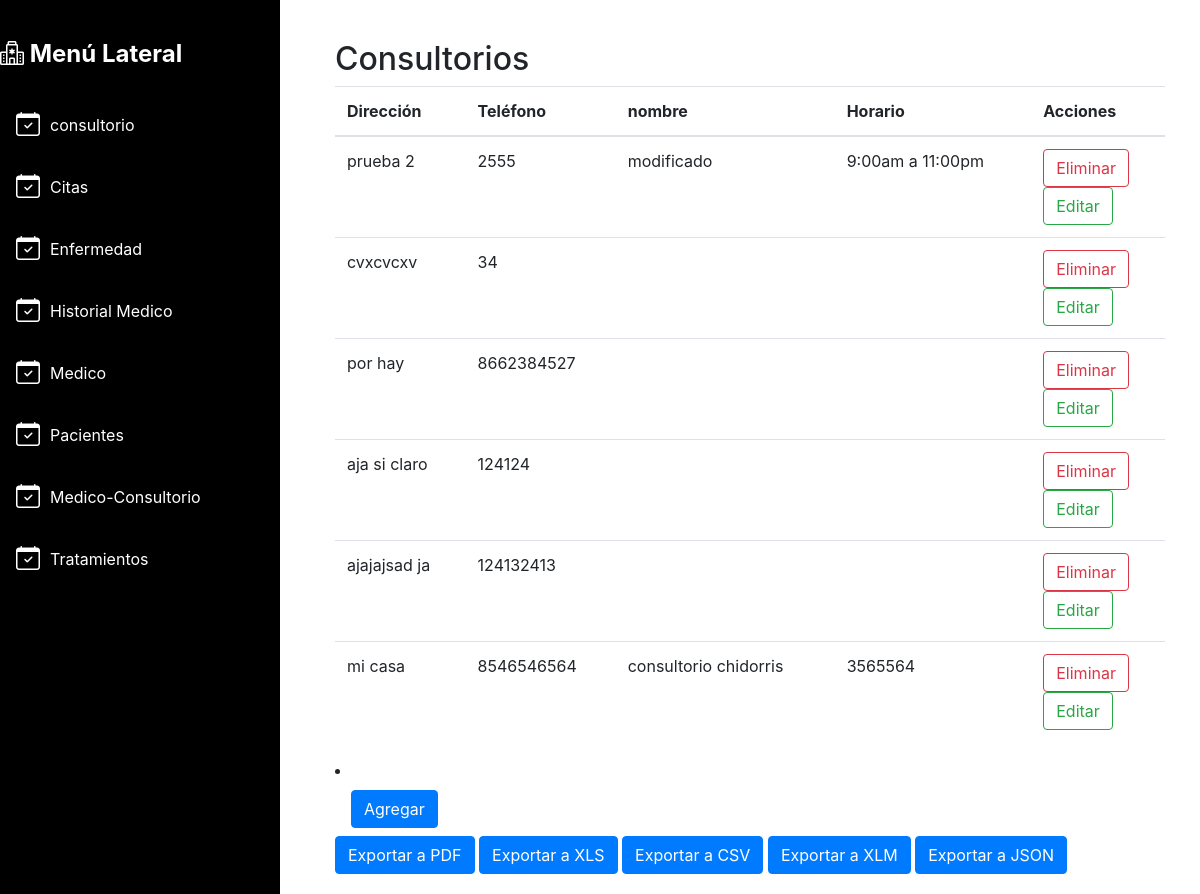
Page /ProyectoFinal/consultoriotabla.php on the committed database.
### tables this page shows
CREATE TABLE `consultorio` (
  `id_consultorio` int(11) NOT NULL,
  `direccion` varchar(255) NOT NULL,
  `telefono` varchar(15) NOT NULL,
  `nombre` varchar(250) NOT NULL,
  `horario` varchar(150) NOT NULL,
  `estatus` bit(1) DEFAULT b'1'
);

### ProyectoFinal/consultoriotabla.php (the view, shortened to what this page needs)
<!DOCTYPE html>
<html lang="es">
<head>
  <link rel="stylesheet" href="https://maxcdn.bootstrapcdn.com/bootstrap/4.5.2/css/bootstrap.min.css">
  <link rel="stylesheet" href="https://cdn.jsdelivr.net/npm/bootstrap-icons@1.10.2/font/bootstrap-icons.css">
</head>
<body>
  <div class="container-fluid">
    <div class="row">
      <div class="col-md-3">
        <div class="sidebar">
          <h3 class="logo">
            <i class="bi bi-hospital"></i>
            Menú Lateral
          </h3>
          <ul class="nav flex-column">
            <li class="nav-item">
              <a href="consultoriotabla.php" class="nav-link">
                <i class="bi bi-calendar-check"></i>
                <span class="text-white fw-bold">consultorio</span>
              </a>
            </li>
            <li class="nav-item">
              <a href="citatabla.php" class="nav-link">
                <i class="bi bi-calendar-check"></i>
                <span class="text-white fw-bold">Citas</span>
              </a>
            </li>
            <li class="nav-item">
              <a href="enferemedadtabla.php" class="nav-link">
                <i class="bi bi-calendar-check"></i>
                <span class="text-white fw-bold">Enfermedad</span>
              </a>
            </li>
            <li class="nav-item">
              <a href="hitorialmedicotabla.php" class="nav-link">
                <i class="bi bi-calendar-check"></i>
                <span class="text-white fw-bold">Historial Medico</span>
              </a>
            </li>
            <li class="nav-item">
              <a href="medicotabla.php" class="nav-link">
                <i class="bi bi-calendar-check"></i>
                <span class="text-white fw-bold">Medico</span>
              </a>
            </li>
            <li class="nav-item">
              <a href="pacientetabla.php" class="nav-link">
                <i class="bi bi-calendar-check"></i>
                <span class="text-white fw-bold">Pacientes</span>
              </a>
            </li>
            <li class="nav-item">
              <a href="medicoconsultoriortabla.php" class="nav-link">
                <i class="bi bi-calendar-check"></i>
                <span class="text-white fw-bold">Medico-Consultorio</span>
              </a>
            </li>
            <li class="nav-item">
              <a href="tratamientotabla.php" class="nav-link">
                <i class="bi bi-calendar-check"></i>
                <span class="text-white fw-bold">Tratamientos</span>
              </a>
            </li>
          </ul>
        </div>
      </div>
      <div class="col-md-9">
        <div class="content">
          <div class="table-container active" id="tabla1">
            <h2>Consultorios</h2>
            <table class="table">
              <thead>
                <tr>
                  <th>Dirección</th>
                  <th>Teléfono</th>
                  <th>nombre</th>
                  <th>Horario</th>
                  <th>Acciones</th>
                </tr>
              </thead>
              <tbody>
              <?php
require_once('config.php');
$conexion = new mysqli($servername, $username, $password, $dbname);
$consulta = "SELECT id_consultorio, direccion, telefono, nombre, horario FROM consultorio WHERE estatus = 1";
$resultados = $conexion->query($consulta);
while ($fila = mysqli_fetch_assoc($resultados)) {
  echo "<tr>";
  echo '<td>' . $fila['direccion'] . '</td>';
  echo '<td>' . $fila['telefono'] . '</td>';
  echo '<td>' . $fila['nombre'] . '</td>';
  echo '<td>' . $fila['horario'] . '</td>';
  echo '<td>
          <form action="confirmareliminarconsultorio.php" method="POST">
            <input type="hidden" name="id" value="' . $fila['id_consultorio'] . '">
            <button type="submit" class="btn btn-danger btn-eliminar">Eliminar </button>
          </form>
          <a href="editardiseñoconsultorio.php?id=' . $fila['id_consultorio'] . '" class="btn btn-success btn-editar">Editar</a>
        </td>';
  echo "</tr>";
}
?>
              </tbody>
            </table>
            <li class="nav-item">
              <a href="diseñoinsertarconsultorio.php" class="nav-link">
                <span class="text-black fw-bold btn btn-primary">Agregar</span>
              </a>
<a href="exportar_pdf.php" target="_blank" class="btn btn-primary">Exportar a PDF</a>
<a href="exportar_xls.php" target="_blank" class="btn btn-primary">Exportar a XLS</a>
<a href="exportar_csv.php" target="_blank" class="btn btn-primary">Exportar a CSV</a>
<a href="exportar_xlm.php" target="_blank" class="btn btn-primary">Exportar a XLM</a>
<a href="exportar_jason.php" target="_blank" class="btn btn-primary">Exportar a JSON</a>
            </li>
          </div>
        </div>
      </div>
    </div>
  </div>
</body>
</html>

### ProyectoFinal/consultoriotabla.php (style rules this page uses)
.btn-success { background-color: #c3e6cb; color: #155724; transition: background-color 0.3s ease; }
.btn-eliminar { background-color: white; color: #dc3545; transition: background-color 0.3s ease; }
.btn-editar { background-color: white; color: #28a745; transition: background-color 0.3s ease; border: 1px solid #28a745; }
body { background-color: #ffffff; }
.sidebar { background-color: #000000; padding: 20px; min-height: 100vh; position: relative; left: -20px; }
.sidebar .logo { color: #fff; font-size: 24px; font-weight: bold; margin-bottom: 30px; }
.sidebar .nav-link { color: #fff; transition: all 0.3s ease-in-out; display: flex; align-items: center; margin-bottom: 10px; }
.sidebar .nav-link .bi { margin-right: 10px; font-size: 24px; }
.content { padding: 20px; }
.table-container { display: none; }
.table-container.active { display: block; }
.col-md-3 { background-color: #000000; padding: 20px; min-height: 100vh; position: relative; left: -20px; }

### rows in the picture
consultorio: direccion "prueba 2", telefono "2555", nombre "modificado", horario "9:00am a 11:00pm"
consultorio: direccion "cvxcvcxv", telefono "34"
consultorio: direccion "por hay", telefono "8662384527"
consultorio: direccion "aja si claro", telefono "124124"
consultorio: direccion "ajajajsad ja", telefono "124132413"
consultorio: direccion "mi casa", telefono "8546546564", nombre "consultorio chidorris", horario "3565564"
